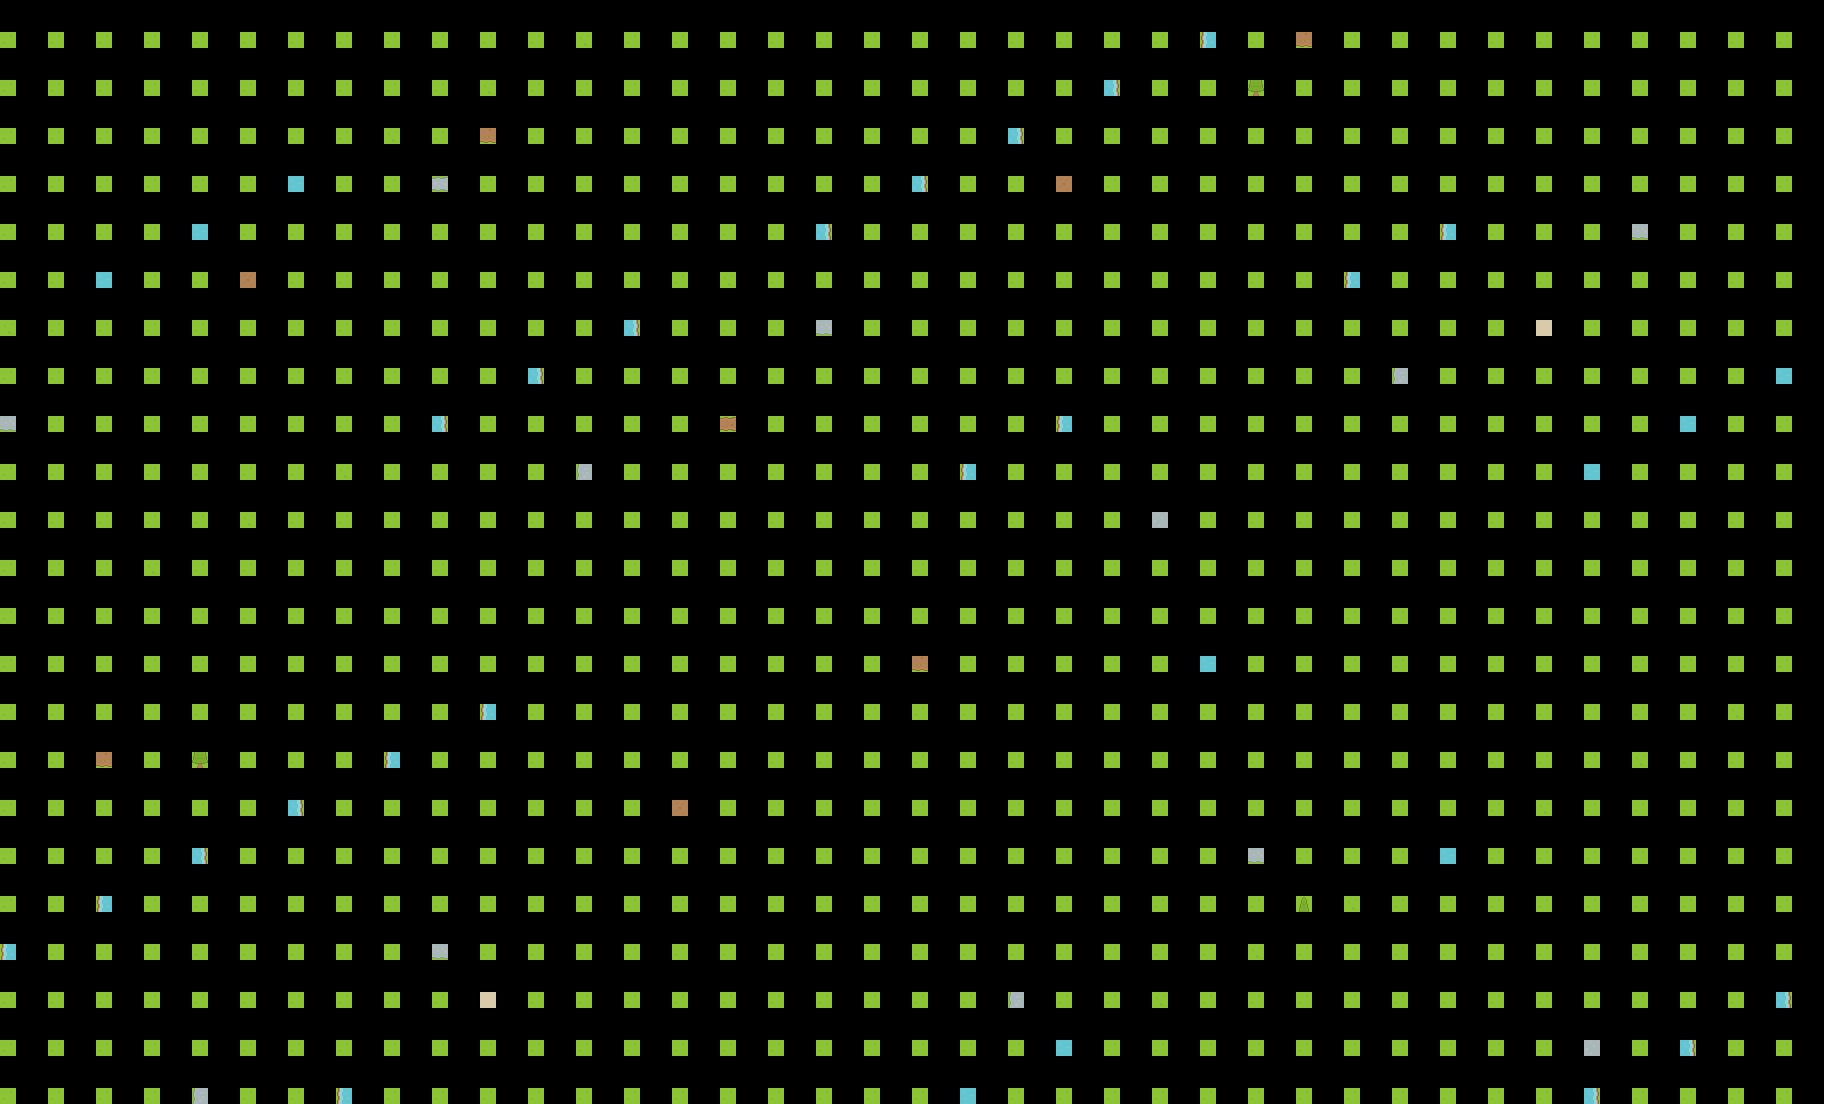

This game map was drawn from its Tiled (.tmx) file and the tilesets committed beside it. A one-line description and the full map source follow:
An orthogonal 38x23 tile map with 48x48 px tiles, 3 tile layers (Ground, Ground overlay, Decor) and 4 objects.

<map version="1.10" tiledversion="1.10.2" orientation="orthogonal" renderorder="right-down" width="38" height="23" tilewidth="48" tileheight="48" infinite="0" nextlayerid="5" nextobjectid="5">
 <tileset firstgid="1" name="KenneyRoguelike" tilewidth="16" tileheight="16" spacing="1">
  <image source="../kenney/roguelike/tiles.png" width="968" height="526" />
 </tileset>
 <layer id="1" name="Ground" width="38" height="23">
  <data encoding="csv">
63,63,63,63,63,63,63,63,63,63,63,63,6,63,63,63,63,63,63,63,63,63,63,63,63,60,63,63,63,63,63,63,63,63,63,63,63,63,
63,63,63,63,63,63,63,63,63,63,6,63,63,63,63,63,63,63,63,63,63,63,63,62,63,63,63,63,63,63,63,63,63,63,63,63,63,63,
63,63,63,63,63,63,63,63,6,63,63,63,63,63,63,63,63,63,63,63,63,62,63,63,63,63,63,63,63,63,63,63,63,63,63,63,63,63,
63,63,63,63,63,63,61,63,63,63,63,63,63,63,63,63,63,63,63,62,63,63,63,63,63,63,63,63,63,63,63,63,63,63,63,63,63,63,
63,63,63,63,61,63,63,63,63,63,63,63,63,63,63,63,63,62,63,63,63,63,63,63,63,63,63,63,63,63,60,63,63,63,63,63,63,63,
63,63,61,63,63,63,63,63,63,63,63,63,63,63,63,6,63,63,63,63,63,63,63,63,63,63,63,63,60,63,63,63,63,63,63,63,63,63,
6,63,63,63,63,63,63,63,63,63,63,63,63,62,63,63,63,63,63,63,63,63,63,63,63,63,63,63,63,63,63,63,63,63,63,63,63,63,
63,63,63,63,63,63,63,63,63,63,63,62,63,63,63,63,63,63,63,63,63,63,63,63,63,63,63,63,63,63,63,63,63,63,63,63,63,61,
63,63,63,63,63,63,63,63,63,62,63,63,63,63,63,63,63,63,63,63,63,63,60,63,63,63,63,63,63,63,63,63,63,63,63,61,63,63,
63,63,63,63,63,63,63,6,63,63,63,63,63,63,63,63,63,63,63,63,60,63,63,63,63,63,63,63,63,63,63,63,63,61,63,63,63,63,
63,63,63,63,63,6,63,63,63,63,63,63,63,63,63,63,63,63,63,63,63,63,63,63,63,63,63,63,63,63,63,63,63,63,63,63,63,63,
63,63,63,6,63,63,63,63,63,63,63,63,63,63,63,63,63,63,63,63,63,63,63,63,63,63,63,63,63,63,63,63,63,63,63,63,63,63,
63,63,63,63,63,63,63,63,63,63,63,63,63,63,63,63,63,63,63,63,63,63,63,63,63,63,63,63,63,63,63,63,63,63,63,63,63,63,
63,63,63,63,63,63,63,63,63,63,63,63,63,63,63,63,63,63,63,63,63,63,63,63,63,61,63,63,63,63,63,63,63,63,63,63,63,63,
63,63,63,63,63,63,63,63,63,63,60,63,63,63,63,63,63,63,63,63,63,63,63,63,63,63,63,63,63,63,63,63,63,63,63,63,6,63,
63,63,63,63,63,63,63,63,60,63,63,63,63,63,63,63,63,63,63,63,63,63,63,63,63,63,63,63,63,63,63,63,63,63,6,63,63,63,
63,63,63,63,63,63,62,63,63,63,63,63,63,63,63,63,63,63,63,63,63,63,63,63,63,63,63,63,63,63,63,63,6,63,63,63,63,63,
63,63,63,63,62,63,63,63,63,63,63,63,63,63,63,63,63,63,63,63,63,63,63,63,63,63,63,63,63,63,61,63,63,63,63,63,63,63,
63,63,60,63,63,63,63,63,63,63,63,63,63,63,63,63,63,63,63,63,63,63,63,63,63,63,63,63,6,63,63,63,63,63,63,63,63,63,
60,63,63,63,63,63,63,63,63,63,63,63,63,63,63,63,63,63,63,63,63,63,63,63,63,63,6,63,63,63,63,63,63,63,63,63,63,63,
63,63,63,63,63,63,63,63,63,63,63,63,63,63,63,63,63,63,63,63,63,63,63,63,6,63,63,63,63,63,63,63,63,63,63,63,63,62,
63,63,63,63,63,63,63,63,63,63,63,63,63,63,63,63,63,63,63,63,63,63,61,63,63,63,63,63,63,63,63,63,63,63,63,62,63,63,
63,63,63,63,63,63,63,60,63,63,63,63,63,63,63,63,63,63,63,63,61,63,63,63,63,63,63,63,63,63,63,63,63,62,63,63,63,63
  </data>
 </layer>
 <layer id="2" name="Ground overlay" width="38" height="23">
  <data encoding="csv">
0,0,0,0,0,0,0,0,0,0,0,0,0,0,0,0,0,0,0,0,0,0,0,0,0,0,0,636,0,0,0,0,0,0,0,0,0,0,
0,0,0,0,0,0,0,0,0,0,0,0,0,0,0,0,0,0,0,0,0,0,0,0,0,0,0,0,0,0,0,0,0,0,0,0,0,0,
0,0,0,0,0,0,0,0,0,0,636,0,0,0,0,0,0,0,0,0,0,0,0,0,0,0,0,0,0,0,0,0,0,0,0,0,0,0,
0,0,0,0,0,0,0,0,0,0,0,0,0,0,0,0,0,0,0,0,0,0,579,0,0,0,0,0,0,0,0,0,0,0,0,0,0,0,
0,0,0,0,0,0,0,0,0,0,0,0,0,0,0,0,0,0,0,0,0,0,0,0,0,0,0,0,0,0,0,0,0,0,978,0,0,0,
0,0,0,0,0,579,0,0,0,0,0,0,0,0,0,0,0,0,0,0,0,0,0,0,0,0,0,0,0,0,0,0,0,0,0,0,0,0,
0,0,0,0,0,0,0,0,0,0,0,0,0,0,0,0,0,978,0,0,0,0,0,0,0,0,0,0,0,0,0,0,0,0,0,0,0,0,
0,0,0,0,0,0,0,0,0,0,0,0,0,0,0,0,0,0,0,0,0,0,0,0,0,0,0,0,0,920,0,0,0,0,0,0,0,0,
978,0,0,0,0,0,0,0,0,0,0,0,0,0,0,0,0,0,0,0,0,0,0,0,0,0,0,0,0,0,0,0,0,0,0,0,0,0,
0,0,0,0,0,0,0,0,0,0,0,0,920,0,0,0,0,0,0,0,0,0,0,0,0,0,0,0,0,0,0,0,0,0,0,0,0,0,
0,0,0,0,0,0,0,0,0,0,0,0,0,0,0,0,0,0,0,0,0,0,0,0,921,0,0,0,0,0,0,0,0,0,0,0,0,0,
0,0,0,0,0,0,0,0,0,0,0,0,0,0,0,0,0,0,0,0,0,0,0,0,0,0,0,0,0,0,0,0,0,0,0,0,0,0,
0,0,0,0,0,0,0,0,0,0,0,0,0,0,0,0,0,0,0,0,0,0,0,0,0,0,0,0,0,0,0,0,0,0,0,0,0,0,
0,0,0,0,0,0,0,0,0,0,0,0,0,0,0,0,0,0,0,636,0,0,0,0,0,0,0,0,0,0,0,0,0,0,0,0,0,0,
0,0,0,0,0,0,0,0,0,0,0,0,0,0,0,0,0,0,0,0,0,0,0,0,0,0,0,0,0,0,0,0,0,0,0,0,0,0,
0,0,636,0,0,0,0,0,0,0,0,0,0,0,0,0,0,0,0,0,0,0,0,0,0,0,0,0,0,0,0,0,0,0,0,0,0,0,
0,0,0,0,0,0,0,0,0,0,0,0,0,0,579,0,0,0,0,0,0,0,0,0,0,0,0,0,0,0,0,0,0,0,0,0,0,0,
0,0,0,0,0,0,0,0,0,0,0,0,0,0,0,0,0,0,0,0,0,0,0,0,0,0,978,0,0,0,0,0,0,0,0,0,0,0,
0,0,0,0,0,0,0,0,0,0,0,0,0,0,0,0,0,0,0,0,0,0,0,0,0,0,0,0,0,0,0,0,0,0,0,0,0,0,
0,0,0,0,0,0,0,0,0,978,0,0,0,0,0,0,0,0,0,0,0,0,0,0,0,0,0,0,0,0,0,0,0,0,0,0,0,0,
0,0,0,0,0,0,0,0,0,0,0,0,0,0,0,0,0,0,0,0,0,920,0,0,0,0,0,0,0,0,0,0,0,0,0,0,0,0,
0,0,0,0,0,0,0,0,0,0,0,0,0,0,0,0,0,0,0,0,0,0,0,0,0,0,0,0,0,0,0,0,0,921,0,0,0,0,
0,0,0,0,920,0,0,0,0,0,0,0,0,0,0,0,0,0,0,0,0,0,0,0,0,0,0,0,0,0,0,0,0,0,0,0,0,0
  </data>
 </layer>
 <layer id="3" name="Decor" width="38" height="23">
  <data encoding="csv">
0,0,0,0,0,0,0,0,0,0,0,0,0,0,0,0,0,0,0,0,0,0,0,0,0,0,0,0,0,0,0,0,0,0,0,0,0,0,
0,0,0,0,0,0,0,0,0,0,0,0,0,0,0,0,0,0,0,0,0,0,0,0,0,0,644,0,0,0,0,0,0,0,0,0,0,0,
0,0,0,0,0,0,0,0,0,0,0,0,0,0,0,0,0,0,0,0,0,0,0,0,0,0,0,0,0,0,0,0,0,0,0,0,0,0,
0,0,0,0,0,0,0,0,0,808,0,0,0,0,0,0,0,0,0,0,0,0,0,0,0,0,0,0,0,0,0,0,0,0,0,0,0,0,
0,0,0,0,0,0,0,0,0,0,0,0,0,0,0,0,0,0,0,0,0,0,0,0,0,0,0,0,0,0,0,0,0,0,0,0,0,0,
0,0,0,0,0,0,0,0,0,0,0,0,0,0,0,0,0,0,0,0,0,0,0,0,0,0,0,0,0,0,0,0,0,0,0,0,0,0,
0,0,0,0,0,0,0,0,0,0,0,0,0,0,0,0,0,0,0,0,0,0,0,0,0,0,0,0,0,0,0,0,874,0,0,0,0,0,
0,0,0,0,0,0,0,0,0,0,0,0,0,0,0,0,0,0,0,0,0,0,0,0,0,0,0,0,0,0,0,0,0,0,0,0,0,0,
0,0,0,0,0,0,0,0,0,0,0,0,0,0,0,466,0,0,0,0,0,0,0,0,0,0,0,0,0,0,0,0,0,0,0,0,0,0,
0,0,0,0,0,0,0,0,0,0,0,0,0,0,0,0,0,0,0,0,0,0,0,0,0,0,0,0,0,0,0,0,0,0,0,0,0,0,
0,0,0,0,0,0,0,0,0,0,0,0,0,0,0,0,0,0,0,0,0,0,0,0,0,0,0,0,0,0,0,0,0,0,0,0,0,0,
0,0,0,0,0,0,0,0,0,0,0,0,0,0,0,0,0,0,0,0,0,0,0,0,0,0,0,0,0,0,0,0,0,0,0,0,0,0,
0,0,0,0,0,0,0,0,0,0,0,0,0,0,0,0,0,0,0,0,0,0,0,0,0,0,0,0,0,0,0,0,0,0,0,0,0,0,
0,0,0,0,0,0,0,0,0,0,0,0,0,0,0,0,0,0,0,0,0,0,0,0,0,0,0,0,0,0,0,0,0,0,0,0,0,0,
0,0,0,0,0,0,0,0,0,0,0,0,0,0,0,0,0,0,0,0,0,0,0,0,0,0,0,0,0,0,0,0,0,0,0,0,0,0,
0,0,0,0,644,0,0,0,0,0,0,0,0,0,0,0,0,0,0,0,0,0,0,0,0,0,0,0,0,0,0,0,0,0,0,0,0,0,
0,0,0,0,0,0,0,0,0,0,0,0,0,0,0,0,0,0,0,0,0,0,0,0,0,0,0,0,0,0,0,0,0,0,0,0,0,0,
0,0,0,0,0,0,0,0,0,0,0,0,0,0,0,0,0,0,0,0,0,0,0,0,0,0,0,0,0,0,0,0,0,0,0,0,0,0,
0,0,0,0,0,0,0,0,0,0,0,0,0,0,0,0,0,0,0,0,0,0,0,0,0,0,0,587,0,0,0,0,0,0,0,0,0,0,
0,0,0,0,0,0,0,0,0,0,0,0,0,0,0,0,0,0,0,0,0,0,0,0,0,0,0,0,0,0,0,0,0,0,0,0,0,0,
0,0,0,0,0,0,0,0,0,0,874,0,0,0,0,0,0,0,0,0,0,0,0,0,0,0,0,0,0,0,0,0,0,0,0,0,0,0,
0,0,0,0,0,0,0,0,0,0,0,0,0,0,0,0,0,0,0,0,0,0,0,0,0,0,0,0,0,0,0,0,0,0,0,0,0,0,
0,0,0,0,0,0,0,0,0,0,0,0,0,0,0,0,0,0,0,0,0,0,0,0,0,0,0,0,0,0,0,0,0,0,0,0,0,0
  </data>
 </layer>
 <objectgroup id="4" name="collision">
  <object id="1" x="0" y="0" width="1824" height="24" />
  <object id="2" x="0" y="1080" width="1824" height="24" />
  <object id="3" x="0" y="0" width="24" height="1104" />
  <object id="4" x="1800" y="0" width="24" height="1104" />
 </objectgroup>
</map>
